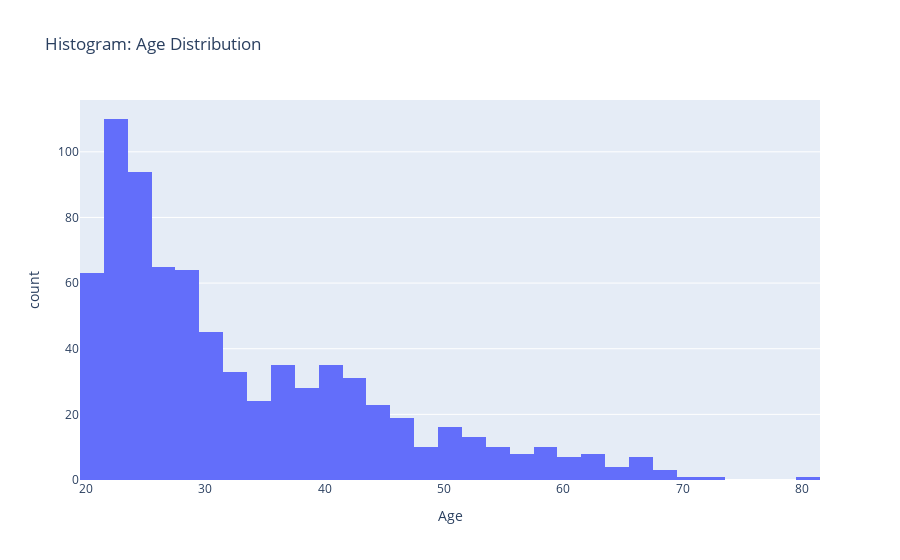

The notebook cell saved with this chart:
### Code cell
px.histogram(df, x="Age", title="Histogram: Age Distribution")

### Figure 1 — Plotly figure (JSON) as saved in the notebook; plotly's stock layout.template omitted (floating-point values rounded to 4 significant figures; data arrays with more than 128 entries replaced by an {"elided": "..."} marker saying what was removed)
{"data": [{"alignmentgroup": "True", "bingroup": "x", "hovertemplate": "Age=%{x}<br>count=%{y}<extra></extra>", "legendgroup": "", "marker": {"color": "#636efa", "pattern": {"shape": ""}}, "name": "", "offsetgroup": "", "orientation": "v", "showlegend": false, "type": "histogram", "x": {"elided": "768 int values"}, "xaxis": "x", "yaxis": "y"}], "layout": {"barmode": "relative", "legend": {"tracegroupgap": 0}, "title": {"text": "Histogram: Age Distribution"}, "xaxis": {"anchor": "y", "domain": [0, 1], "title": {"text": "Age"}}, "yaxis": {"anchor": "x", "domain": [0, 1], "title": {"text": "count"}}}}
